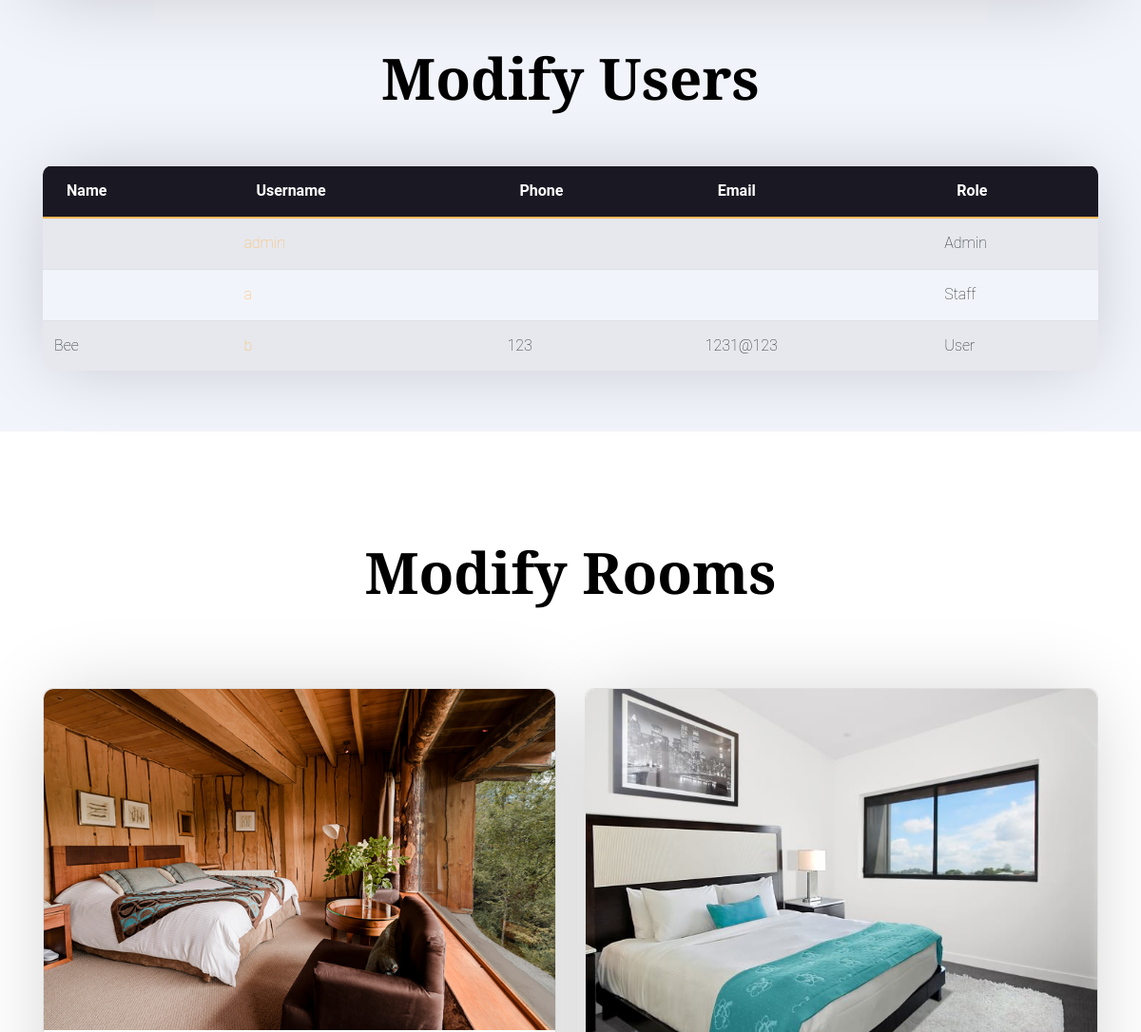
Page / (signed in, middle part) on the earlier database version.
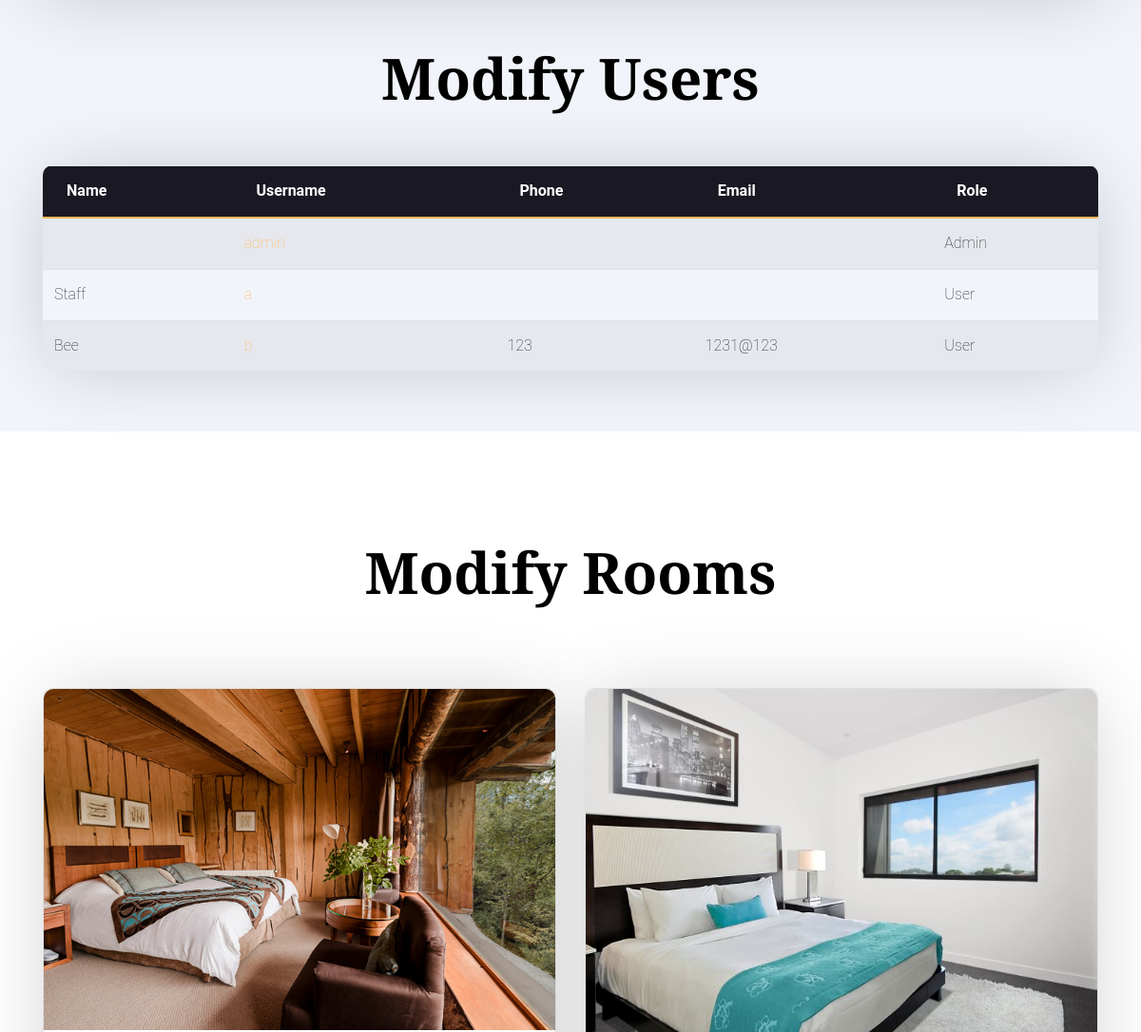
Same page on the later database version.
### model.py (models this page shows)
class User(Base):
    __tablename__ = 'users'
    id = Column(Integer, primary_key=True)
    username = Column(String(20), unique=True, nullable=False)
    password = Column(String(128), nullable=False)
    friendly_name = Column(String(50), nullable=False)
    phone_number = Column(String(20), nullable=False)
    email = Column(String(50), nullable=False)
    is_admin = Column(Integer, nullable=False, default=0)
    is_staff = Column(Integer, nullable=False, default=0)

### main.py (the view)
@app.route('/')
def index():
    with app.app_context():
        if not session.get('logged_in'):
            return render_template('index.html')
        else:
            if session['is_admin']:
                users = getAllUsers()
                rooms = get_all_rooms()
                return render_template('admin.html', users=users ,rooms=rooms)
            if session['is_staff']:
                rooms = get_all_rooms()
                return render_template('staff.html',rooms=rooms)
            return redirect(url_for('user_route.user'))

### controller.py (called while the page is built)
def get_all_rooms():
    session = DBSession()
    rooms = session.query(Room).all()
    session.close()
    return rooms

def getAllUsers():
    session = DBSession()
    users = session.query(User).all()
    session.close()
    return users

### templates/admin.html (shortened to what this page needs)
{% extends "base.html" %}
{% block body %}
<section class="py-5 bg-light" id="modify-users">
  <div class="container">
    <div class="row justify-content-center text-center mb-5">
      <div class="col-md-7">
        <h2 class="heading" data-aos="fade-up">Modify Users</h2>
      </div>
    </div>
    <table class="table table-striped" data-aos="fade-up">
        <thead>
            <tr>
                <th>Name</th>
                <th>Username</th>
                <th>Phone</th>
                <th>Email</th>
                <th>Role</th>
            </tr>
        </thead>
        <tbody>
            {% for user in users %}
            <tr>
                <td>{{ user.friendly_name }}</td>
                <td><a href="/users/{{ user.id }}">{{ user.username }}</a></td>
                <td>{{ user.phone_number }}</td>
                <td>{{ user.email }}</td>
                <td>{{ "Admin" if user.is_admin else "Staff" if user.is_staff else "User" }}</td>
            </tr>
            {% endfor %}
        </tbody>
    </table>
  </div>
</section>
<section class="section" id="modify-rooms">
  <div class="container">
    <div class="row justify-content-center text-center mb-5">
      <div class="col-md-7">
        <h2 class="heading" data-aos="fade-up">Modify Rooms</h2>
      </div>
    </div>
    <div class="row justify-content-center" data-aos="fade-up">
      {% for room in rooms %}
      <div class="col-md-6">
        <div class="card">
          <img src="{{ url_for('static', filename='images/' + room.image) }}" alt="room image" width="100%">
        </div>
      </div>
      {% endfor %}
    </div>
  </div>
</section>
{% endblock %}

Differences in the rows shown:
changed User "Staff": friendly_name (not shown) → "Staff"; is_admin+is_staff "Staff" → "User"
